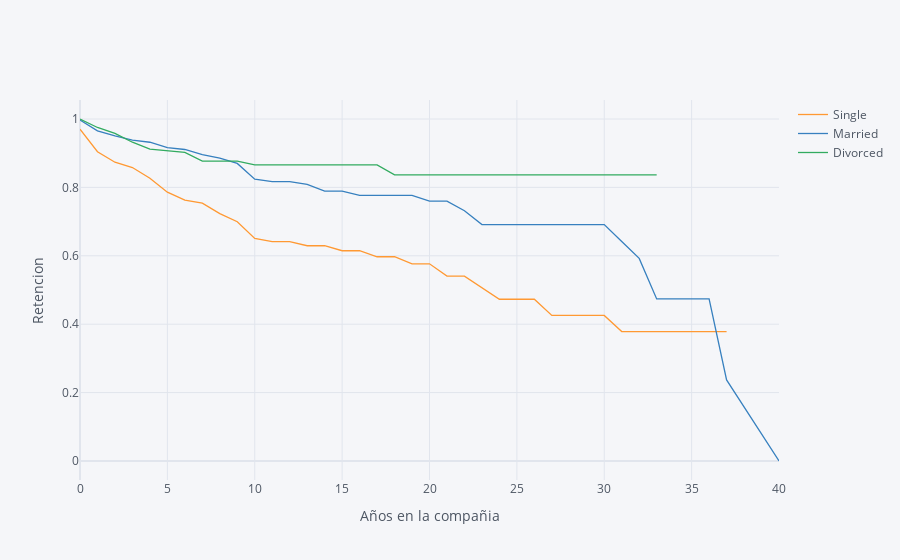

Notebook code cell kept with this figure:
### Markdown cell above
## 4. Let's switch to looking at retention rates from another demographic perspective: marital status. Generate and plot survival curves for the different marital statuses by number of years at the company.

### Code cell
ret_rates = survival(data,'MaritalStatus', 'YearsAtCompany', 'Attrition')
ret_rates.iplot(kind='line', xTitle='Años en la compañia', yTitle='Retencion')

### Figure 1 — Plotly figure (JSON) as saved in the notebook; plotly's stock layout.template omitted (floating-point values rounded to 4 significant figures)
{"data": [{"line": {"color": "rgba(255, 153, 51, 1.0)", "dash": "solid", "shape": "linear", "width": 1.3}, "mode": "lines", "name": "Single", "text": "", "type": "scatter", "x": [0, 1, 2, 3, 4, 5, 6, 7, 8, 9, 10, 11, 12, 13, 14, 15, 16, 17, 18, 19, 20, 21, 22, 23, 24, 25, 26, 27, 29, 30, 31, 32, 33, 34, 36, 37, 40], "y": [0.9702, 0.9044, 0.8736, 0.8581, 0.8268, 0.7861, 0.7628, 0.754, 0.7234, 0.6997, 0.6507, 0.6413, 0.6413, 0.6294, 0.6294, 0.6148, 0.6148, 0.5972, 0.5972, 0.5766, 0.5766, 0.5406, 0.5406, 0.5068, 0.473, 0.473, 0.473, 0.4257, 0.4257, 0.4257, 0.3784, 0.3784, 0.3784, 0.3784, 0.3784, 0.3784, ""]}, {"line": {"color": "rgba(55, 128, 191, 1.0)", "dash": "solid", "shape": "linear", "width": 1.3}, "mode": "lines", "name": "Married", "text": "", "type": "scatter", "x": [0, 1, 2, 3, 4, 5, 6, 7, 8, 9, 10, 11, 12, 13, 14, 15, 16, 17, 18, 19, 20, 21, 22, 23, 24, 25, 26, 27, 29, 30, 31, 32, 33, 34, 36, 37, 40], "y": [0.997, 0.9654, 0.9506, 0.9381, 0.932, 0.9164, 0.9109, 0.8958, 0.8858, 0.8702, 0.8239, 0.817, 0.817, 0.8086, 0.7894, 0.7894, 0.7768, 0.7768, 0.7768, 0.7768, 0.7599, 0.7599, 0.7318, 0.6911, 0.6911, 0.6911, 0.6911, 0.6911, 0.6911, 0.6911, 0.6418, 0.5924, 0.4739, 0.4739, 0.4739, 0.237, 0]}, {"line": {"color": "rgba(50, 171, 96, 1.0)", "dash": "solid", "shape": "linear", "width": 1.3}, "mode": "lines", "name": "Divorced", "text": "", "type": "scatter", "x": [0, 1, 2, 3, 4, 5, 6, 7, 8, 9, 10, 11, 12, 13, 14, 15, 16, 17, 18, 19, 20, 21, 22, 23, 24, 25, 26, 27, 29, 30, 31, 32, 33, 34, 36, 37, 40], "y": [1, 0.9752, 0.9581, 0.9321, 0.9122, 0.9078, 0.9021, 0.8769, 0.8769, 0.8769, 0.8657, 0.8657, 0.8657, 0.8657, 0.8657, 0.8657, 0.8657, 0.8657, 0.8368, 0.8368, 0.8368, 0.8368, 0.8368, 0.8368, 0.8368, 0.8368, 0.8368, 0.8368, 0.8368, 0.8368, 0.8368, 0.8368, 0.8368, "", "", "", ""]}], "layout": {"autosize": true, "legend": {"bgcolor": "#F5F6F9", "font": {"color": "#4D5663"}}, "paper_bgcolor": "#F5F6F9", "plot_bgcolor": "#F5F6F9", "title": {"font": {"color": "#4D5663"}}, "xaxis": {"autorange": true, "gridcolor": "#E1E5ED", "range": [0, 40], "showgrid": true, "tickfont": {"color": "#4D5663"}, "title": {"font": {"color": "#4D5663"}, "text": "Años en la compañia"}, "type": "linear", "zerolinecolor": "#E1E5ED"}, "yaxis": {"autorange": true, "gridcolor": "#E1E5ED", "range": [-0.05556, 1.056], "showgrid": true, "tickfont": {"color": "#4D5663"}, "title": {"font": {"color": "#4D5663"}, "text": "Retencion"}, "type": "linear", "zerolinecolor": "#E1E5ED"}}}
